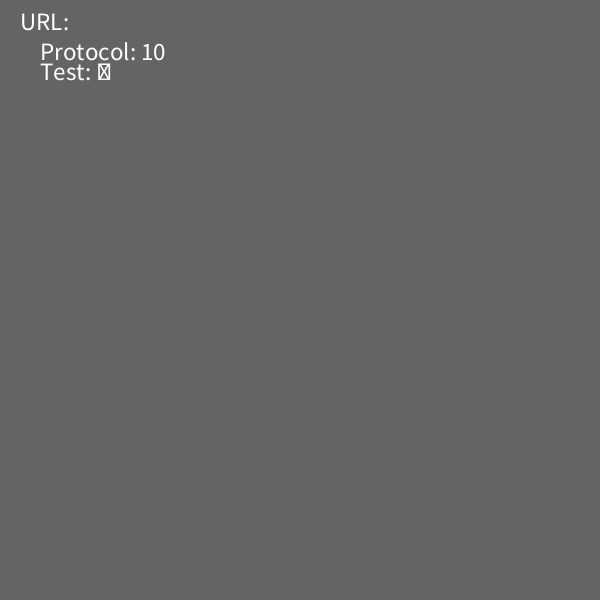
Frame 1 (no input)
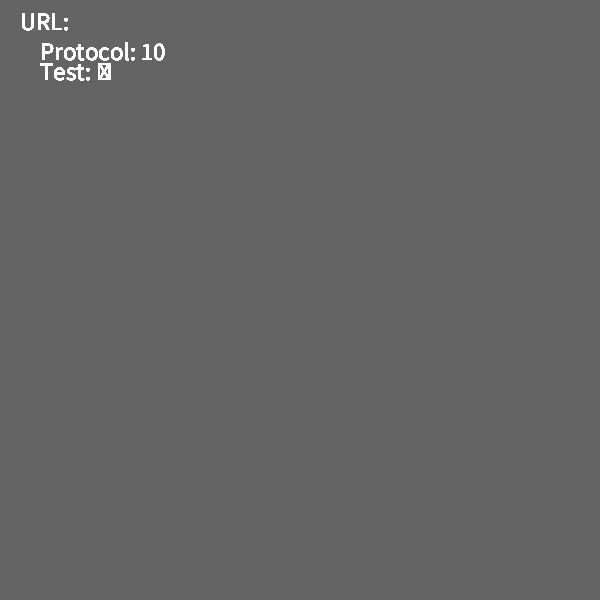
Frame 60 (the mouse pressed at the canvas centre just before this capture)
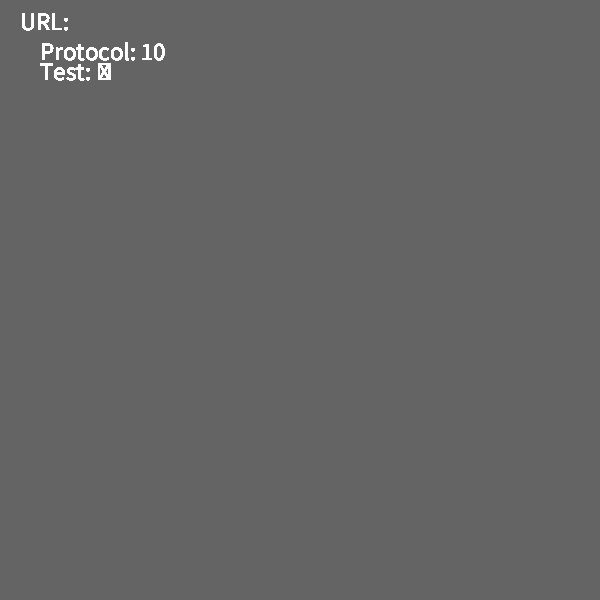
Frame 120 (the mouse held since frame 60 and released just before this capture)

The Processing sketch that drew these frames (run headless with seeded random() and noise(); from frame 60 on, the mouse is pressed at the canvas centre):

// Processing sketch: URL
// ── URL.pde
void setup() {
  size(600, 600);
  background(100);
  textSize(25);
}

String inputUrl = "";
Boolean parseUrl = false;

int protocol = 10;
char testStr;

void draw() {
  drawAllText();
  parsley();
}

void keyPressed() {
  if (key == BACKSPACE) {
    return;
  } else if (keyCode == SHIFT) {
    return;
  } else if (keyCode == ENTER) {
    parseUrl = true;
  } else {
    inputUrl += key;
    println(inputUrl);
  }
}

void drawAllText() {
  text("URL: " + inputUrl, 20, 30);
  text("Protocol: " + protocol, 40, 60);
  text("Test: " + testStr, 40, 80);
}

// Parses the URL and returns the URL seperated if it's a valid URL. If not, tells user to input a proper URL.
void parsley() {
  if (parseUrl == true) {
    println("Parsley!");

    for (int i = 0; i < inputUrl.length(); i+= 1) {
      println(i);

      for (int n = 7; n < inputUrl.length(); n +=1) {
        println(inputUrl.charAt(n));
        testStr = inputUrl.charAt(n);
      }
    }

    int protocolIndex = inputUrl.indexOf("http://");
    protocol = protocolIndex;
    println(protocolIndex);
    parseUrl = false;
    background(100);
    inputUrl = "";
  } else {
    return;
  }
}
